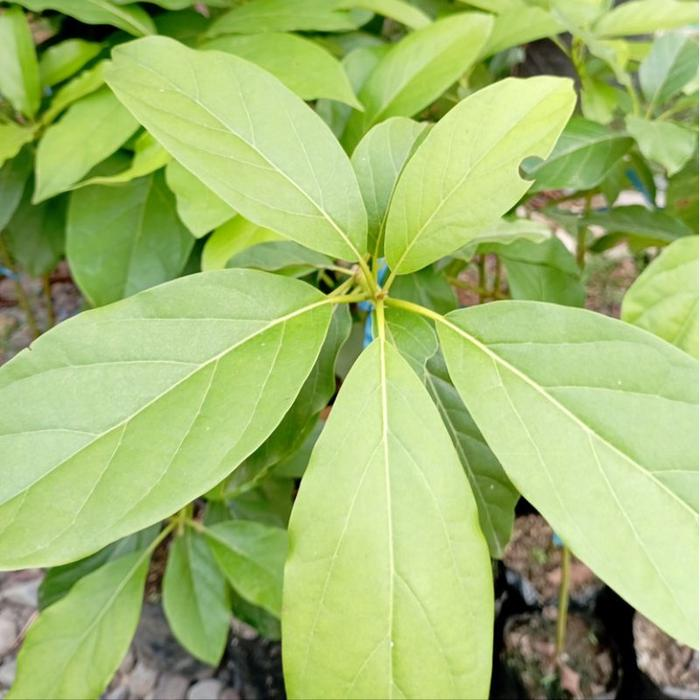
#> input picture dataset/test1.jpg, 700 x 700 px
$ python -i test_daun.py   (imports and definitions only)   (older library calls are emulated)
#> lines starting #> are read from the running program, lines starting #| are printed output that depends on the picture; after the words box and inside, x2 and y2 are one past the last pixel; in counts of white or black regions, pixels touching at a corner belong together
#> further down, picture is the input picture: shape (700, 700, 3); mean B, G, R 111.2, 185.3, 160.9
import cv2
import numpy as np
import joblib
from skimage.feature import graycomatrix, graycoprops
from rembg import remove
from PIL import Image
import io
import matplotlib.pyplot as plt
import warnings
# [4 lines not run here, left out]

IMG_SIZE = 128
categories = ["Sehat", "Tidak_Sehat"]
test_image_path = "./dataset/test1.jpg"

# =====================================================
# EXTRACT FEATURES
# =====================================================
def extract_features(img_bgr):
    # konsistensi kompresi
    _, buffer = cv2.imencode('.jpg', img_bgr, [int(cv2.IMWRITE_JPEG_QUALITY), 90])
    img_bgr = cv2.imdecode(buffer, cv2.IMREAD_COLOR)

    img_resized = cv2.resize(img_bgr, (IMG_SIZE, IMG_SIZE))
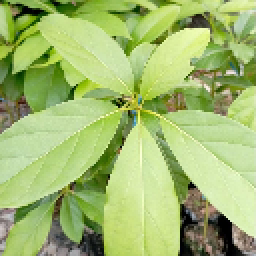
#> img_resized: shape (128, 128, 3) (shown 2 times larger); mean B, G, R 111, 185.2, 160.7
    img_gray = cv2.cvtColor(img_resized, cv2.COLOR_BGR2GRAY)
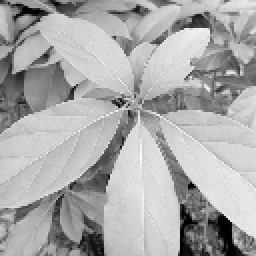
#> img_gray: shape (128, 128) (shown 2 times larger); min 0, max 248, mean 169.4
    img_gray = cv2.GaussianBlur(img_gray, (3, 3), 0)
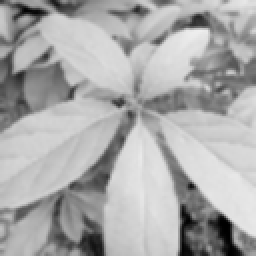
#> img_gray: shape (128, 128) (shown 2 times larger); min 0, max 238, mean 169.4
    hsv = cv2.cvtColor(img_resized, cv2.COLOR_BGR2HSV)
#> hsv: shape (128, 128, 3); mean H, S, V 40.4, 109.1, 186

    # ============== GLCM ==============
    glcm = graycomatrix(
        img_gray,
        distances=[1],
        angles=[0, np.pi/4, np.pi/2],
        symmetric=True,
        normed=True
    )
    contrast     = graycoprops(glcm, 'contrast').mean()
#> contrast = 211
    homogeneity  = graycoprops(glcm, 'homogeneity').mean()
#> homogeneity = 0.256
    energy       = graycoprops(glcm, 'energy').mean()
#> energy = 0.0283
    correlation  = graycoprops(glcm, 'correlation').mean()
#> correlation = 0.956

    # ============ Fitur Tambahan ============
    mask_brown = cv2.inRange(hsv, (15, 50, 50), (35, 255, 200))
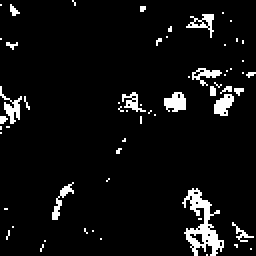
#> mask_brown: shape (128, 128) (shown 2 times larger); 5.8% white in thin lines or dots
    brown_ratio = np.sum(mask_brown > 0) / (IMG_SIZE * IMG_SIZE)
#> brown_ratio = 0.0583

    _, thresh = cv2.threshold(img_gray, 70, 255, cv2.THRESH_BINARY_INV)
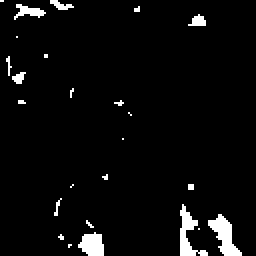
#> thresh: shape (128, 128) (shown 2 times larger); 4.1% white; 25 white regions (18 under 20 px), largest, box (x1, y1, x2, y2) and area: (104, 107, 121, 128) 165, (90, 102, 104, 128) 144, (39, 116, 52, 128) 116
    kernel = cv2.getStructuringElement(cv2.MORPH_ELLIPSE, (5,5))
    thresh = cv2.morphologyEx(thresh, cv2.MORPH_OPEN, kernel)
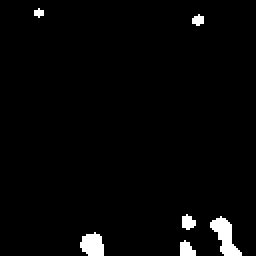
#> thresh: shape (128, 128) (shown 2 times larger); 2.4% white; 6 white regions (1 under 20 px)
    contours, _ = cv2.findContours(thresh, cv2.RETR_EXTERNAL, cv2.CHAIN_APPROX_SIMPLE)
#> contours = 6 contours, 2 with area under 20; largest, box (x1, y1, x2, y2) and area: (105, 108, 121, 128) 128, (40, 116, 52, 128) 94, (90, 120, 98, 128) 34, (91, 107, 98, 115) 29

    hole_area_ratio = sum(cv2.contourArea(c) for c in contours) / (IMG_SIZE * IMG_SIZE)
#> hole_area_ratio = 0.0191
    num_holes = len(contours)
#> num_holes = 6

    # fitur final (7 fitur)
    glcm_features  = [contrast, homogeneity, energy, correlation]
#> glcm_features = [211, 0.256, 0.0283, 0.956]
    extra_features = [brown_ratio, hole_area_ratio, num_holes]
#> extra_features = [0.0583, 0.0191, 6]

    return np.hstack((glcm_features, extra_features))

# [7 lines not run here, left out]
# [1 line that did not run here, left out]

# [4 lines that did not run here, left out]

img_bytes = io.BytesIO()
# [2 lines not run here, left out]

# [6 lines that did not run here, left out]

# [1 line not run here, left out]
# [1 line that did not run here, left out]
# [1 line that did not run here, left out]

buffer = io.BytesIO()
# [3 lines not run here, left out]
# [1 line that did not run here, left out]

# =====================================================
# PREDIKSI
# =====================================================
# [1 line that did not run here, left out]
# [1 line that did not run here, left out]

# [1 line that did not run here, left out]
# [1 line that did not run here, left out]

# =====================================================
# TAMPILKAN HASIL
# =====================================================
# [18 lines not run here, left out]

>>> import cv2
>>> picture = cv2.imread('dataset/test1.jpg')
>>> result = extract_features(picture)
#> result = [211, 0.256, 0.0283, 0.956, 0.0583, 0.0191, 6]

$ run again, on dataset/test3.jpg
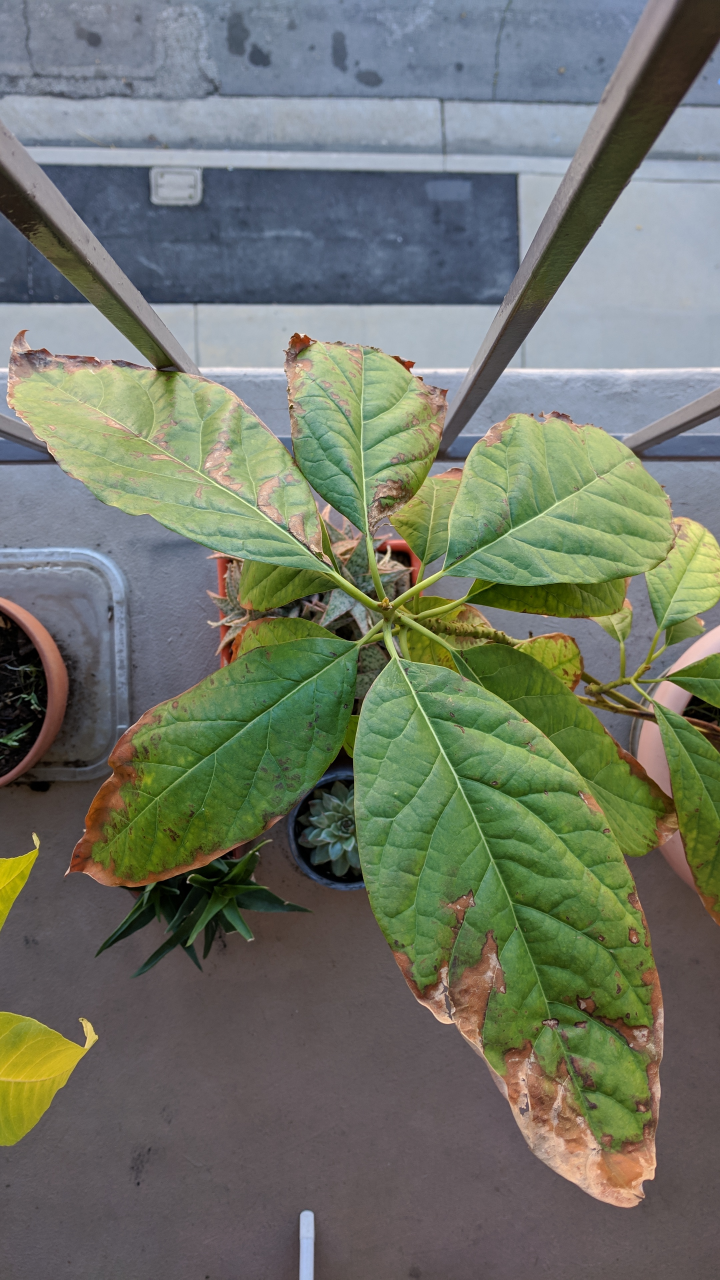
#> input picture dataset/test3.jpg, 2160 x 3840 px (shown at 1/3 size)
#> picture is the input picture: shape (3840, 2160, 3); mean B, G, R 104.1, 117.3, 111.5
#> hsv: shape (128, 128, 3); mean H, S, V 84.6, 71, 128
#> contrast = 146.8
#> homogeneity = 0.26
#> energy = 0.0324
#> correlation = 0.947
#> in extract_features, `mask_brown = cv2.inRange(hsv, (15, 50, 50), (35, 255, 200))`:
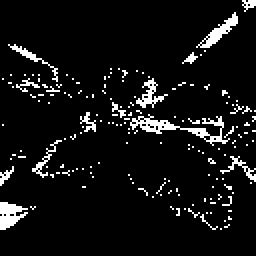
#> mask_brown: shape (128, 128) (shown 2 times larger); 7.1% white in thin lines or dots, all inside (x1, y1, x2, y2) = (0, 0, 128, 115)
#> brown_ratio = 0.0713
#> in extract_features, `thresh = cv2.morphologyEx(thresh, cv2.MORPH_OPEN, kernel)`:
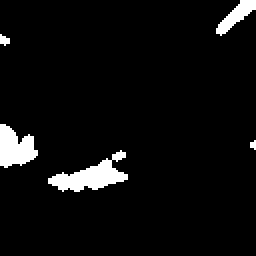
#> thresh: shape (128, 128) (shown 2 times larger); 5% white; 5 white regions (1 under 20 px)
#> contours = 5 contours, 2 with area under 20; largest, box (x1, y1, x2, y2) and area: (24, 75, 64, 96) 316, (0, 62, 19, 84) 242, (108, 0, 128, 18) 122
#> hole_area_ratio = 0.0425
#> num_holes = 5
#> glcm_features = [146.8, 0.26, 0.0324, 0.947]
#> extra_features = [0.0713, 0.0425, 5]
#> result = [146.8, 0.26, 0.0324, 0.947, 0.0713, 0.0425, 5]
